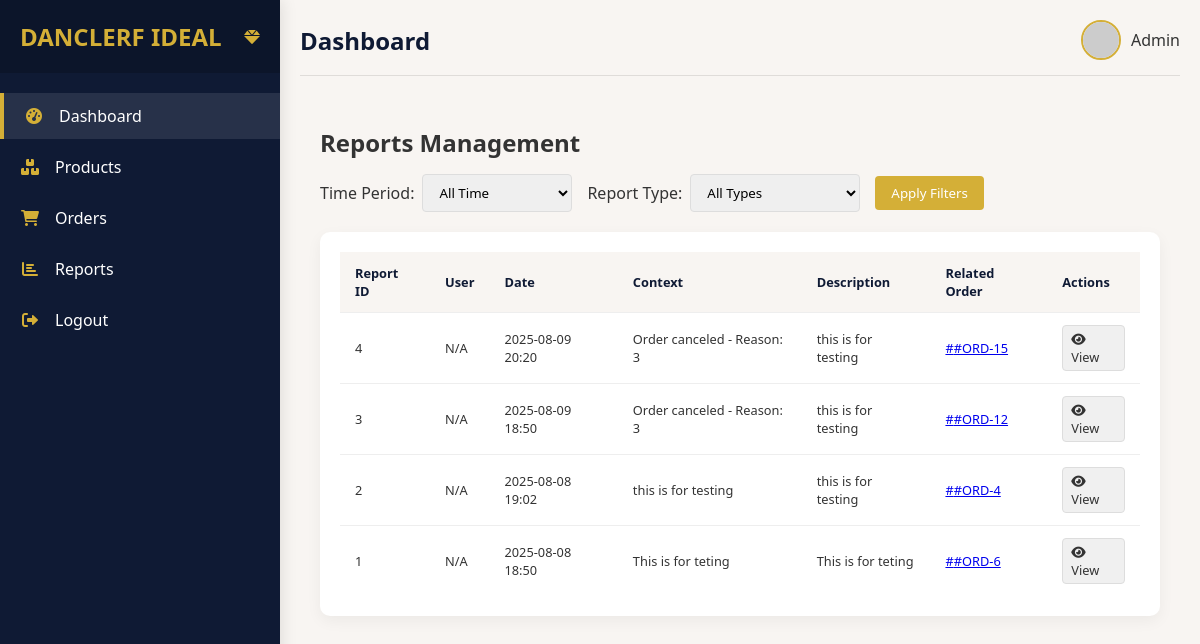
The page /reports/ on the database as committed earlier.
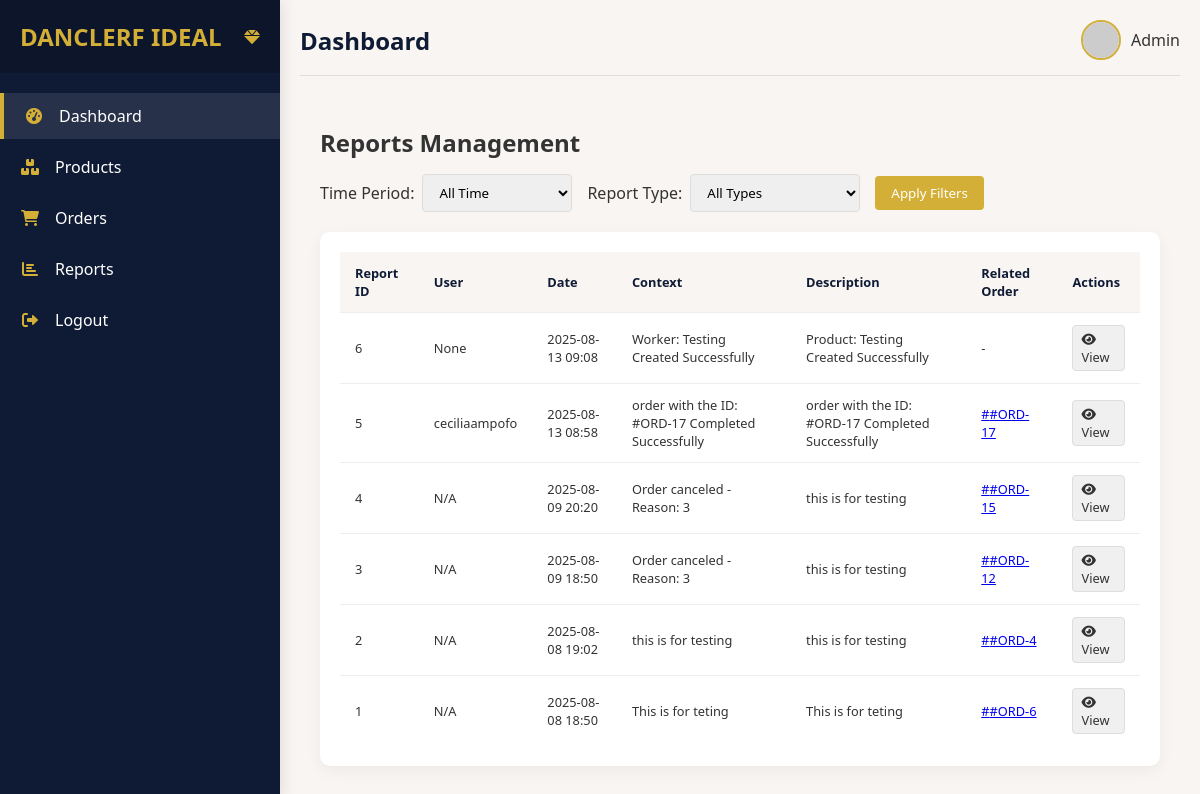
The same page on the database as committed later.
### shop/models/reports.py (models this page shows, shortened)
class Report(BaseModel):
    user = models.ForeignKey(User, on_delete=models.CASCADE, null=True, blank=True)
    order = models.ForeignKey(Order, on_delete=models.CASCADE, null=True, blank=True)
    context = models.TextField()
    dec = models.TextField(null=True, blank=True)

### shop/models/orders.py (models this page shows, shortened)
class Order(BaseModel):
    status_choices = [
        ("pending", "Pending"),
        ("success", "success"),
        ("wish_list", "Wish List"),
    ]
    status = models.CharField(max_length=20, choices=status_choices, default="pending")
    total_price = models.DecimalField(max_digits=10, decimal_places=2, default=0.00)
    order_id = models.CharField(max_length=100, null=True, blank=True)
    is_canceled = models.BooleanField(default=False)

### accounts/models.py (models this page shows, shortened)
class User(AbstractBaseUser):
    image = models.ImageField(null=True, blank=True)
    username = models.CharField(max_length=100, null=True, blank=True, unique=True)
    email = models.EmailField(unique=True)
    phone = models.CharField(max_length=20, null=True, blank=True)
    code = models.CharField(max_length=100, null=True, blank=True)
    has_activated = models.BooleanField(default=False)
    is_active = models.BooleanField(default=True)
    date_joined = models.DateTimeField(verbose_name="date joined", auto_now_add=True)
    last_login = models.DateTimeField(verbose_name="last joined", auto_now=True)
    is_admin = models.BooleanField(default=False)
    is_staff = models.BooleanField(default=False)
    is_superuser = models.BooleanField(default=False)
    is_vendor = models.BooleanField(default=True)
    objects = MyAccountManager()
    USERNAME_FIELD = "email"
    REQUIRED_FIELDS = []
    class Meta:
        verbose_name_plural = "Users"
        ordering = ["-id"]

### shop/views.py (the view)
# urls.py: path("reports/", reports, name="reports"),
def reports(request):
    try:
        has_activated_account(request)
    except:
        pass
    return render(
        request,
        "main/reports.html",
        {"reports": Report.objects.select_related("order").all()},
    )

### shop/views.py (called while the page is built)
def has_activated_account(request):
    if request.user.has_activated == False:
        messages.error(request, "Contact Support to activate your Account")
        logout(request)
        return redirect("login_view")

### templates/main/reports.html (shortened to what this page needs)
{% extends 'main/base.html' %}
{% load static %}
{% block content %}
<div class="reports-container">
    <div class="reports-header">
        <h2>Reports Management</h2>
        <div class="report-filters">
            <div class="filter-group">
                <label for="timeFilter">Time Period:</label>
                <select id="timeFilter">
                    <option value="all">All Time</option>
                </select>
            </div>
            <div class="filter-group">
                <label for="typeFilter">Report Type:</label>
                <select id="typeFilter">
                    <option value="all">All Types</option>
                </select>
            </div>
            <button id="applyFilter" class="filter-btn">Apply Filters</button>
        </div>
    </div>
    <div class="reports-table">
        <table>
            <thead>
                <tr>
                    <th>Report ID</th>
                    <th>User</th>
                    <th>Date</th>
                    <th>Context</th>
                    <th>Description</th>
                    <th>Related Order</th>
                    <th>Actions</th>
                </tr>
            </thead>
            <tbody id="reportsTableBody">
                {% for report in reports %}
                <tr>
                    <td>{{ report.id }}</td>
                    <td>{% if report.user %}{{ report.user.username }}{% else %}N/A{% endif %}</td>
                    <td>{{ report.created_at|date:"Y-m-d H:i" }}</td>
                    <td>{{ report.context }}</td>
                    <td>{{ report.dec|default:"-" }}</td>
                    <td>
                        {% if report.order %}
                            <a href="#" onclick="viewOrderDetails('{{ report.order.id }}')">
                                #{{ report.order.order_id }}
                            </a>
                        {% else %}
                            -
                        {% endif %}
                    </td>
                    <td>
                        <div class="action-buttons">
                            <a href="#" class="view-btn" onclick="viewReportDetails('{{ report.id }}')">
                                <i class="fas fa-eye"></i> View
                            </a>
                        </div>
                    </td>
                </tr>
                {% endfor %}
            </tbody>
        </table>
    </div>
</div>
{% endblock content %}

### templates/main/base.html (shortened to what this page needs)
<!DOCTYPE html>
<html lang="en">
<head>
    <link rel="stylesheet" href="https://cdnjs.cloudflare.com/ajax/libs/font-awesome/6.0.0-beta3/css/all.min.css">
</head>
<body>
    <div class="sidebar">
        <div class="sidebar-header">
            <h3>DANCLERF IDEAL</h3>
            <i class="fas fa-gem" style="color: var(--secondary);"></i>
        </div>
        <ul class="sidebar-menu">
            <li class="active">
                <a href="{% url 'home' %}">
                    <i class="fas fa-tachometer-alt"></i>
                    <span>Dashboard</span>
                </a>
            </li>
            <li>
                <a href="{% url 'products' %}">
                    <i class="fas fa-boxes"></i>
                    <span>Products</span>
                </a>
            </li>
             <li>
                <a href="{% url 'orders' %}">
                    <i class="fas fa-shopping-cart"></i>
                    <span>Orders</span>
                </a>
            </li>
            <li>
                <a href="{% url 'reports' %}">
                    <i class="fas fa-chart-bar"></i>
                    <span>Reports</span>
                </a>
            </li>
            <li>
                <a href="{% url 'logout_out' %}">
                    <i class="fas fa-sign-out-alt"></i>
                    <span>Logout</span>
                </a>
            </li>
        </ul>
    </div>
    <div class="main-content">
        <div class="header">
            <h2>Dashboard</h2>
            <div class="user-profile">
                <img src="https://randomuser.me/api/portraits/women/45.jpg" alt="User">
                <span>Admin</span>
            </div>
        </div>
    {% block content %}
    {% endblock content %}
</body>
</html>

### templates/main/base.html (style rules this page uses)
:root { --primary: #0F1A34; --secondary: #D4AF37; --bg: #F8F5F2; --accent: #800020; --success: #028A0F; --text: #333333; --sidebar-width: 280px; }
* { margin: 0; padding: 0; box-sizing: border-box; font-family: 'Segoe UI', Tahoma, Geneva, Verdana, sans-serif; }
body { background-color: var(--bg); color: var(--text); display: flex; min-height: 100vh; overflow-x: hidden; position: relative; }
.sidebar { width: var(--sidebar-width); background: var(--primary); color: white; height: 100vh; position: fixed; transition: transform 0.3s ease; z-index: 1000; box-shadow: 2px 0 15px rgba(0, 0, 0, 0.1); transform: translateX(-100%); }
.sidebar-header { padding: 20px; background: rgba(0, 0, 0, 0.2); display: flex; align-items: center; justify-content: space-between; }
.sidebar-header h3 { color: var(--secondary); font-size: 1.5rem; }
.sidebar-menu { padding: 20px 0; height: calc(100vh - 70px); overflow-y: auto; }
.sidebar-menu li { list-style: none; margin-bottom: 5px; transition: all 0.3s; }
.sidebar-menu li a { display: flex; align-items: center; padding: 12px 20px; color: white; text-decoration: none; transition: all 0.3s; }
.sidebar-menu li.active { background: rgba(255, 255, 255, 0.1); border-left: 4px solid var(--secondary); }
.sidebar-menu li i { margin-right: 15px; color: var(--secondary); width: 20px; text-align: center; }
.main-content { flex: 1; padding: 20px; transition: margin-left 0.3s ease; width: 100%; min-width: 0; }
.header { display: flex; justify-content: space-between; align-items: center; margin-bottom: 30px; padding-bottom: 15px; border-bottom: 1px solid rgba(0, 0, 0, 0.1); }
.header h2 { color: var(--primary); font-weight: 600; font-size: clamp(1.2rem, 2vw, 1.5rem); }
.user-profile { display: flex; align-items: center; }
.user-profile img { width: 40px; height: 40px; border-radius: 50%; margin-right: 10px; object-fit: cover; border: 2px solid var(--secondary); }
table { width: 100%; border-collapse: collapse; min-width: 600px; }
table th { text-align: left; padding: 12px 15px; background: var(--bg); color: var(--primary); font-weight: 600; font-size: clamp(0.8rem, 1vw, 0.9rem); }
table td { padding: 12px 15px; border-bottom: 1px solid #eee; font-size: clamp(0.8rem, 1vw, 0.9rem); }
table tr:last-child td { border-bottom: none; }
.action-buttons { display: flex; gap: 8px; }
.action-buttons a { padding: 4px 8px; border-radius: 4px; font-size: 0.75rem; text-decoration: none; transition: all 0.2s; }
.action-buttons .view-btn { background-color: #f0f0f0; color: #333; border: 1px solid #ddd; }
@media (min-width: 768px) { .sidebar { transform: translateX(0); } }
@media (min-width: 768px) { .main-content { margin-left: var(--sidebar-width); } }

### templates/main/reports.html (style rules this page uses)
.reports-container { padding: 20px; }
.reports-header { display: flex; justify-content: space-between; align-items: center; margin-bottom: 20px; flex-wrap: wrap; gap: 15px; }
.report-filters { display: flex; gap: 15px; align-items: center; flex-wrap: wrap; }
.filter-group { display: flex; align-items: center; gap: 8px; }
.filter-group label { font-weight: 500; white-space: nowrap; }
.filter-group select, .filter-group input { padding: 8px 12px; border: 1px solid #ddd; border-radius: 4px; min-width: 150px; }
.filter-btn { padding: 8px 16px; background: var(--secondary); color: white; border: none; border-radius: 4px; cursor: pointer; }
.reports-table { background: white; border-radius: 10px; padding: 20px; box-shadow: 0 5px 15px rgba(0,0,0,0.05); overflow-x: auto; }
.reports-table table { width: 100%; border-collapse: collapse; }
.reports-table th, .reports-table td { padding: 12px 15px; text-align: left; border-bottom: 1px solid #eee; }
.reports-table th { background: var(--bg); font-weight: 600; }
.action-buttons { display: flex; gap: 8px; }
.action-buttons a { padding: 4px 8px; border-radius: 4px; font-size: 0.8rem; text-decoration: none; }
.view-btn { background: #f0f0f0; color: #333; }

Rows that differ between the two databases and show on the page:
added Report: id "6", user.username "None", created_at "2025-08-13 09:08", context "Worker: Testing Created Successfully", dec "Product: Testing Created Successfully"
added Report: id "5", user.username "ceciliaampofo", created_at "2025-08-13 08:58", context "order with the ID: #ORD-17 Completed Successfully", dec "order with the ID: #ORD-17 Completed Successfully", order.order_id "#ORD-17"
